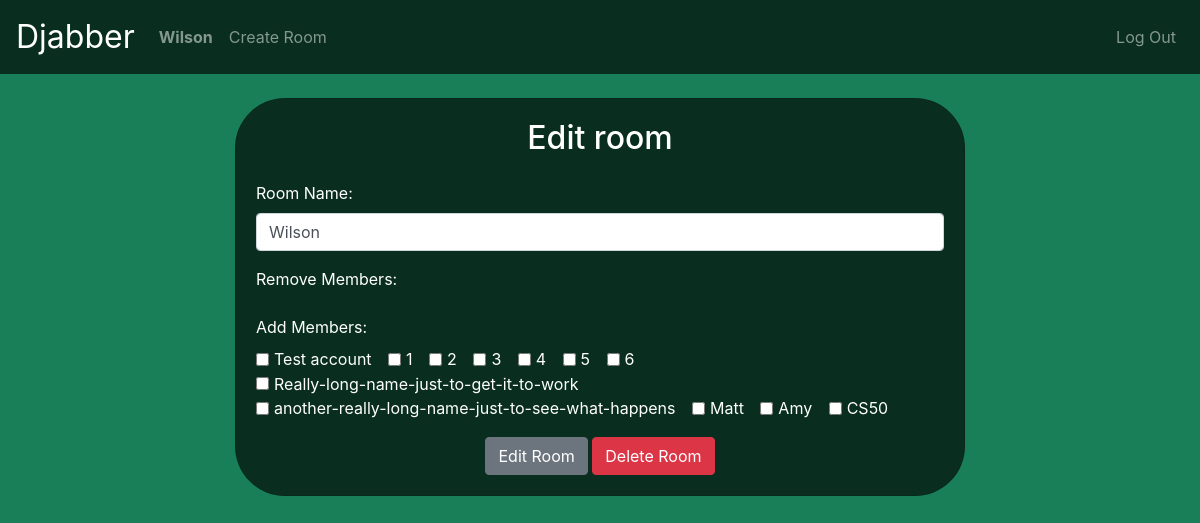
The page /edit_room/wilson/ (signed in) on the database its author committed.
### livechat/models.py (models this page shows, shortened)
class User(AbstractUser):
    pass

class Room(models.Model):
    owner = models.ForeignKey(User, on_delete=models.CASCADE, default=1)
    name = models.CharField(max_length=255)
    slug = models.SlugField(unique=True)
    members = models.ManyToManyField(User, related_name='rooms', blank=True, default=None)

### livechat/views.py (the view, shortened to what this page needs)
# urls.py: path("edit_room/<slug:slug>/", views.edit_room, name="edit_room"),
def edit_room(request, slug):
    if request.method == "GET":
        try:
            room = Room.objects.get(slug=slug)
        except:
            message = "This room does not exist."
            return error(request, message)
        if request.user.id != room.owner.id:
            message = "You are not authorized to take this action."
            return error(request, message)
        else:
            remove_members = room.members.exclude(id=room.owner.id)
            users = User.objects.all()
            room_members = room.members.all()
            non_members = users.exclude(id__in=room_members.values_list('id', flat=True))
            return render(request, "livechat/edit_room.html", {
                "room": room,
                "remove_members": remove_members,
                "non_members": non_members,
            })

### livechat/templates/livechat/edit_room.html (shortened to what this page needs)
{% extends "livechat/layout.html" %}
{% load static %}
{% block body %}
<div class="container mt-4">
    <div class="row justify-content-center">
        <div class="col-md-8">
            <div class="card custom-form">
                <div class="card-body">
                    <h2 class="text-center mb-4">Edit room</h2>
                    <form method="post" action="{% url 'edit_room' room.slug %}">
                        <div class="form-group">
                            <label for="room_name">Room Name:</label>
                            <input type="text" id="room_name" name="room_name" class="form-control" value="{{ room.name }}" autofocus required>
                        </div>
                        <div class="form-group">
                            <label>Remove Members:</label><br>
                        </div>
                        <div class="form-group">
                            <label>Add Members:</label><br>
                            {% for user in non_members %}
                                <div class="form-check form-check-inline">
                                    <input type="checkbox" name="non_members" value="{{ user.id }}" class="form-check-input">
                                    <label class="form-check-label">{{ user.username }}</label>
                                </div>
                            {% endfor %}
                        </div>
                        <div class="text-center">
                            <button type="submit" class="btn btn-secondary" onclick="return confirm('Are you sure you want to edit this room?')">Edit Room</button>
                            <a href="{% url 'delete_room' room.slug %}" class="btn btn-danger" onclick="return confirm('Are you sure you want to delete this room?')">Delete Room</a>
                        </div>
                    </form>
                </div>
            </div>
        </div>
    </div>
</div>
{% endblock %}

### livechat/templates/livechat/layout.html (shortened to what this page needs)
{% load static %}
<!DOCTYPE html>
<html lang="en">
    <head>
        <link rel="stylesheet" href="https://stackpath.bootstrapcdn.com/bootstrap/4.4.1/css/bootstrap.min.css">
        <link href="{% static 'livechat/styles.css' %}" rel="stylesheet">
        <link rel="stylesheet" href="https://cdnjs.cloudflare.com/ajax/libs/font-awesome/4.7.0/css/font-awesome.min.css">
    </head>
    <body>
        <nav class="navbar navbar-expand-md navbar-dark django-green-bg">
            <a class="navbar-brand" href="{% url 'index' %}">Djabber</a>
            <div class="collapse navbar-collapse">
                <ul class="navbar-nav mr-auto">
                    {% if user.is_authenticated %}
                        <li class="nav-item">
                            <a class="nav-link" href="/"><strong>{{ user.username }}</strong></a>
                        </li>
                        <li class="nav-item">
                            <a class="nav-link" href="{% url 'create_room' %}">Create Room</a>
                        </li>
                    {% endif %}
                </ul>
                <ul class="navbar-nav ml-auto">
                    {% if user.is_authenticated %}
                        <li class="nav-item">
                            <a class="nav-link" href="{% url 'logout' %}">Log Out</a>
                        </li>
                    {% endif %}
                </ul>
            </div>
        </nav>
        <div class="body">
            {% block body %}
            {% endblock %}
        </div>
    </body>
</html>

### livechat/static/livechat/styles.css (style rules this page uses)
nav .navbar-brand { font-size: xx-large; }
body { background-color: rgb(24, 127, 88); min-height: 100vh; overflow-x: hidden; }
.django-green-bg { background-color: rgb(9, 46, 32); }
.custom-form { background-color: rgb(9, 46, 32); color: white; border-radius: 50px; }

### rows shown on the page
User: username "Wilson"
Room: room_name "Wilson"
User: username "Test account"
User: username "1"
User: username "2"
User: username "3"
User: username "4"
User: username "5"
User: username "6"
User: username "Really-long-name-just-to-get-it-to-work"
User: username "another-really-long-name-just-to-see-what-happens"
User: username "Matt"
User: username "Amy"
User: username "CS50"
